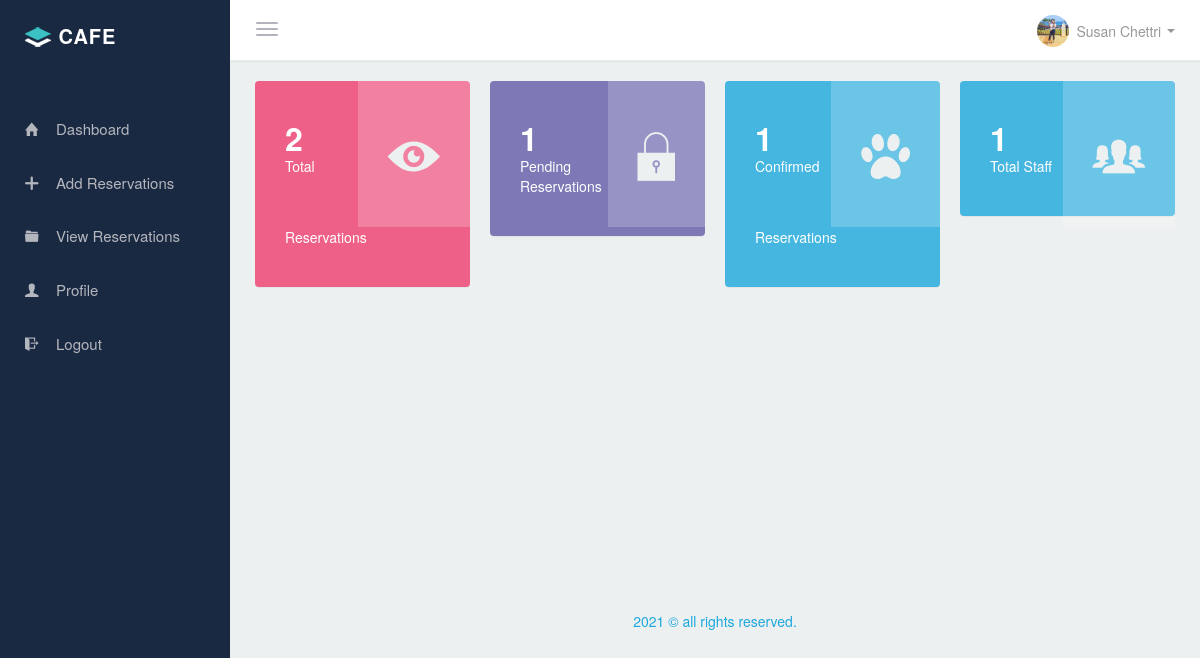
/emp/dashboard/ (signed in), run on the app's committed database.
### project/models.py (models this page shows)
class User(AbstractUser):
    phone = PhoneNumberField(blank=True)
    picture = models.ImageField(blank=True)
    bio = models.TextField(max_length=300)

### project/views.py (the view)
# urls.py: path('dashboard/', views.dashboard, name="dashboard"),
def dashboard(request):
    reservations = Reservation.objects.all()
    users = User.objects.all()
    pending = Reservation.objects.filter(status="pending")
    confirmed = Reservation.objects.filter(status="confirmed")
    return render(request, "super/dashboard.html",
                  {'users': users,
                   'reservations': reservations,
                   'pending': pending, 'confirmed': confirmed})

### project/templates/super/dashboard.html (shortened to what this page needs)
{% extends "super/base.html" %}
{% load static %}
{% block content %}
<div class="wraper container-fluid">
                <div class="row">
                    <div class="col-lg-3 col-sm-6">
                        <div class="widget-panel widget-style-2 bg-pink">
                            <i class="ion-eye"></i>
                            <h2 class="m-0 counter">{{ reservations.count }}</h2>
                            <div>Total Reservations</div>
                        </div>
                    </div>
                    <div class="col-lg-3 col-sm-6">
                        <div class="widget-panel widget-style-2 bg-purple">
                            <i class="ion-ios7-locked "></i>
                            <h2 class="m-0 counter">{{ pending.count }}</h2>
                            <div>Pending Reservations</div>
                        </div>
                    </div>
                    <div class="col-lg-3 col-sm-6">
                        <div class="widget-panel widget-style-2 bg-info">
                            <i class="ion-ios7-paw"></i>
                            <h2 class="m-0 counter">{{ confirmed.count }}</h2>
                            <div>Confirmed Reservations</div>
                        </div>
                    </div>
                      <div class="col-lg-3 col-sm-6">
                        <div class="widget-panel widget-style-2 bg-info">
                            <i class="ion-ios7-people "></i>
                            <h2 class="m-0 counter">{{ users.count }}</h2>
                            <div>Total Staff</div>
                        </div>
                    </div>
                </div>
            </div>
{% endblock %}

### project/templates/super/base.html (shortened to what this page needs)
{% load static %}
<!DOCTYPE html>
<html lang="en">
<head>
        {% block stylesheet %}
        <link href="{% static 'css/bootstrap.min.css' %}" rel="stylesheet">
        <link href="{% static 'css/bootstrap-reset.css' %}" rel="stylesheet">
        <link href="{% static 'css/animate.css' %}" rel="stylesheet">
        <link href="{% static 'assets/font-awesome/css/font-awesome.css' %}" rel="stylesheet" />
        <link href="{% static 'assets/ionicon/css/ionicons.min.css' %}" rel="stylesheet" />
        <link rel="stylesheet" href="{% static 'assets/morris/morris.css' %}">
        <link href="{% static 'assets/datatables/jquery.dataTables.min.css' %}" rel="stylesheet" type="text/css" />
        <link href="{% static 'assets/sweet-alert/sweet-alert.min.css' %}" rel="stylesheet">
        <link href="{% static 'css/style.css' %}" rel="stylesheet">
        <link href="{% static 'css/helper.css' %}" rel="stylesheet">
        <link href="{% static 'css/style-responsive.css' %}" rel="stylesheet" />
        <link rel="stylesheet" type="text/css" href="{% static 'assets/bootstrap-wysihtml5/bootstrap-wysihtml5.css' %}" />
        <link href="{% static 'assets/summernote/summernote.css' %}" rel="stylesheet" />
{% endblock %}
    </head>
    <body>
        <aside class="left-panel">
            <div class="logo">
                <a href="{% url 'dashboard' %}" class="logo-expanded">
                    <img src="{% static 'img/single-logo.png' %}" alt="logo">
                    <span class="nav-label">Cafe</span>
                </a>
            </div>
            <nav class="navigation">
                <ul class="list-unstyled">
                    <li {% if request.path == '/dashboard/' %}class="active" {% endif %}><a href="{% url 'dashboard' %}"><i class="ion-home"></i> <span class="nav-label">Dashboard</span></a>
                    </li>
                    <li {% if request.path == '/add-reservation/' %}class="active"{% endif %}><a href="{% url 'add' %}"><i class="ion-plus-round"></i> <span class="nav-label">Add Reservations</span></a>
                    </li>
                    <li {% if request.path == '/view-reservations/' %}class="active" {% endif %}><a href="{% url 'view_reservations' %}"><i class="ion-folder"></i> <span class="nav-label">View Reservations</span></a>
                    </li>
                    <li {% if request.path == '/profile/' %}class="active"{% endif %}><a href="{% url 'profile' %}"><i class="ion-person"></i> <span class="nav-label">Profile</span></a></li>
                 <li class=""><a href="{% url 'logout' %}"><i class="ion-log-out "></i> <span class="nav-label">Logout</span></a>
                    </li>
            </nav>
        </aside>
        <section class="content">
            <header class="top-head container-fluid">
                <button type="button" class="navbar-toggle pull-left">
                    <span class="icon-bar"></span>
                    <span class="icon-bar"></span>
                    <span class="icon-bar"></span>
                </button>
                <ul class="list-inline navbar-right top-menu top-right-menu">
                    <li class="dropdown text-center">
                        <a data-toggle="dropdown" class="dropdown-toggle" href="#">
                        {% if request.user.picture %}
                            <img alt="" src="{{ request.user.picture.url }}" class="img-circle profile-img thumb-sm">
                         {% else %}
                             <img alt="" src="{% static 'img/avatar-2.jpg' %}" class="img-circle profile-img thumb-sm">
                        {% endif %}
                            <span class="username">{{ request.user.first_name }} {{ request.user.last_name }} </span> <span class="caret"></span>
                        </a>
                    </li>
                </ul>
            </header>
{% block content %}
{% endblock %}
            <center><footer class="text-info">
                2021 © all rights reserved.
            </footer></center>
        </section>
    {% block scripts %}
        <link href="{% static 'css/style.css' %}" rel="stylesheet">
        <link href="{% static 'css/helper.css' %}" rel="stylesheet">
        <link href="{% static 'css/style-responsive.css' %}" rel="stylesheet" />
    {% endblock %}
    </body>
</html>

### project/static/css/style.css (style rules this page uses)
body { color: #797979; background-color: #edf0f0; font-family: 'Source Sans Pro', 'Helvetica Neue', Helvetica, Arial, sans-serif; padding: 0px !important; margin: 0px !important; font-size: 14px; }
html { overflow-x: hidden; position: relative; min-height: 100%; }
body, html { overflow-x: hidden; }
aside.left-panel { background-color: #1a2942; width: 230px; position: fixed; height: 100%; top: 0px; left: 0px; }
.logo { padding-top: 20px; }
.logo-expanded { font-size: 20px; letter-spacing: .05em; color: #fff !important; padding: 0px 25px; font-weight: 700; text-transform: uppercase; }
.logo-expanded span { vertical-align: middle; }
.navigation { margin: 50px 0px 20px; }
.navigation > ul > li { position: relative; }
.navigation > ul > li > a { display: block; padding: 15px 25px; color: #b4b6bd; font-size: 15px; text-decoration: none; transition: all 0.4s; -moz-transition: all 0.4s; -webkit-transition: all 0.4s; -o-transition: all 0.4s; font-weight: 400; outline: none !important; }
.navigation ul li a i { margin-right: 6px; font-size: 18px; width: 25px; float: left; }
.navigation ul li a .nav-label { vertical-align: middle; }
header { background-color: #fff; border-bottom: 1px solid #ececee; padding-top: 4px; padding-bottom: 4px; }
.navbar-toggle { margin: 8px 20px 8px 0px; display: block; padding-left: 0px; }
.navbar-toggle .icon-bar { background-color: #b3b3be; }
.top-menu li { height: 100%; display: inline-block; position: relative; float: left; line-height: 50px; padding: 0px; }
.top-menu li >a { color: #979898; text-align: center; padding: 22px 15px; font-size: 16px; }
.username { font-size: 14px; vertical-align: middle; margin-left: 3px; }
.content { margin-left: 230px; padding-bottom: 50px; }
.content > .container-fluid { padding-left: 25px; padding-right: 25px; }
.wraper { padding-top: 20px; padding-bottom: 20px; min-height: 550px; }
.widget-panel { padding: 40px 20px; border-radius: 4px; color: #ffffff; position: relative; margin-bottom: 20px; }
.widget-style-2 { padding-left: 30px; }
.widget-style-2 i { font-size: 60px; float: right; padding: 30px; margin-top: -40px; margin-right: -20px; color: #edf0f0; background: rgba(255,255,255,0.2); }
.widget-style-2 h2 { font-weight: 600; font-size: 32px; }

### project/static/css/helper.css (style rules this page uses)
.bx-s, .panel, .portlet, .nav.nav-tabs+.tab-content, .tabs-vertical-env .tab-content, .widget-panel, .profile-widget, .profile-widget img, .tiles, .tile-stats, .mini-stat, header { -webkit-box-shadow: 0 1px 1px rgba(0, 0, 0, 0.05); -moz-box-shadow: 0 1px 1px rgba(0, 0, 0, 0.05); box-shadow: 0 1px 1px rgba(0, 0, 0, 0.05); }
.m-0 { margin: 0px !important; }
.thumb-sm { height: 32px; width: 32px; }

### data on the page
User: user.picture (picture), user.first_name "Susan", user.last_name "Chettri"

### other printed values
{{ reservations.count }} "2"
{{ pending.count }} "1"
{{ confirmed.count }} "1"
{{ users.count }} "1"
